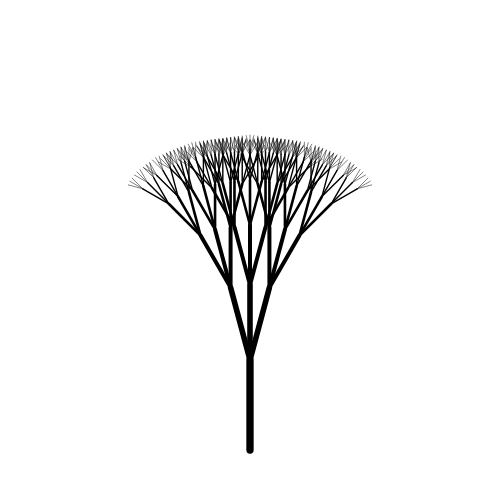
Frame 1 (no input)
Frame 60 (no input): identical to frame 1, image omitted
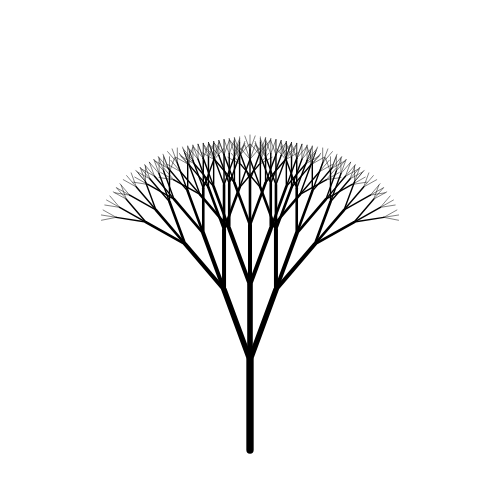
Frame 120 (the mouse pressed at the canvas centre since frame 60)

The p5.js sketch that drew these frames (run headless with seeded random() and noise() and a simulated clock; from frame 60 on, the mouse is pressed at the canvas centre):

// p5.js sketch
// ── sketch.js
// Balloon Tree
// Ted Song
// 11/18/2024
//
// Extra for Experts:
// - all mentionned on the assignment page


let scale = 15; //scale of branches 
let leafSize = 5;
let step = 0; //count for each iteration of leaf generation
let leafDepth = 1; //modifier for showing leaves
let stepMultiplier; //used for random color
let angleSpread = 15; 

function setup() {
  createCanvas(500, 500);
  background(255);
  
  stepMultiplier = random(50, 200); //sets a random multiplier at the start
}

function draw() {
  background(255);
  step = 0; //aka depth, counts up 1 every iteration but resets at the start every frame
  drawTree(width/2, height*.9, 90, 6);
}

function drawLine( x1,  y1,  x2,  y2,  depth) {
  //draw a line segment connecting (x1,y1) to (x2,y2)
  fill(0);
  strokeWeight(sqrt(depth) * depth/2)
  line(x1, y1, x2, y2);
  drawLeaf(x2, y2, depth);
  
}

function drawLeaf(x, y, depth) {
  if (depth < leafDepth) { //draw leaf only if the depth less than the max depth set by the user
    strokeWeight(1);
    randomSeed(step * stepMultiplier); //random but CONSISTENT color generation based on count variable
    fill(random(0, 255), random(0, 255), random(0, 255), 127);
    circle(x, y, leafSize + scale * sqrt(depth + 0.25) * random(0.5, 1.2));

    step += 1; //count step up
  }
}

function drawTree(x1, y1, angle, depth) { //preset 
  if (depth > 0) {
    let x2 = x1 + (cos(radians(angle))*depth*scale);     //calculate endpoints of current branch
    let y2 = y1 - (sin(radians(angle))*depth*scale);     //using trig ratios. Get shorter based on depth

    drawLine(x1, y1, x2, y2, depth);
    let spread = angleSpread + mouseX/width * angleSpread * 0.7; //determines spread based on how far the mouse is from the right side of the screen

    //for a 3-branch tree:
    drawTree(x2, y2, angle-spread, depth-1);
    drawTree(x2, y2, angle+spread, depth-1);
    drawTree(x2, y2, angle, depth-1);
  }
}

function keyPressed() {
  if (key === "z") { //z decreases max depth
    leafDepth -= 1;
  } else if (key === "x") { //x increases max depth
    leafDepth += 1;
  }

  if (leafDepth > 7) { //caps at max 7 depth and min 1 depth
    leafDepth = 7;
  } else if (leafDepth < 1) {
    leafDepth = 1;
  }
}
